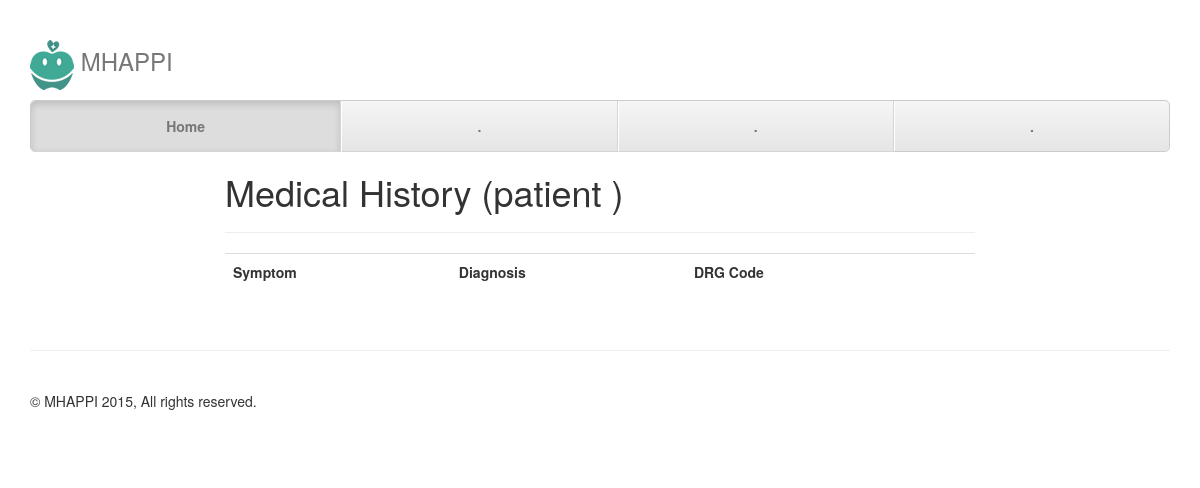
The app's page /list_medical_record/2/, older data.
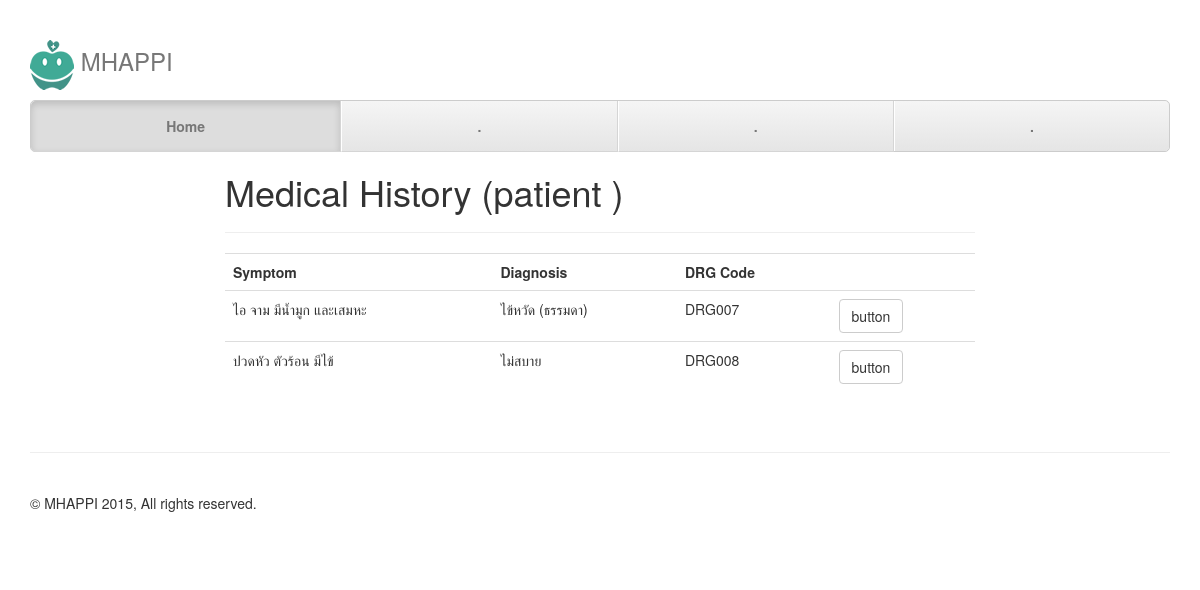
The same page, newer data.
### apps/medical/models.py (models this page shows, shortened)
class MedicalRecord(models.Model):
	patient = models.ForeignKey('authentication.Patient')
	officer = models.ForeignKey('authentication.Officer')
	symptom = models.TextField()
	diagnosis = models.TextField()
	drg_code = models.CharField(max_length = 20)

### apps/medical/views.py (the view)
# urls.py: url(r'^list_medical_record/([0-9]+)/$', medi_view.list_medical_record, name='list_medical_record'),
def list_medical_record(request, pid):
    patient_infos = PatientInfo.objects.filter(patient_id=pid)
    medical_infos = MedicalRecord.objects.filter(patient_id=pid)
    data = {
        'patient_infos' : patient_infos,
        'medical_infos' : medical_infos,
    }
    return render(request, 'list_medical_info.html', data)

### apps/medical/templates/list_medical_info.html
{% extends "base.html" %}
{% block main %}
    <div id="login" class="row">
        <div class="col-md-8 col-md-offset-2">
            <h1>Medical History (patient {{ patient_id }})</h1>
            <hr/>
            <table class="table">
            	<tr>
                    <th>Symptom</th>
            		<th>Diagnosis</th>
            		<th>DRG Code</th>
            		<th></th>
            	</tr>
            	{% for medical_info in medical_infos %}
            	<tr>
                    <td>{{ medical_info.symptom }}</td>
            		<td>{{ medical_info.diagnosis }}</td>
            		<td>{{ medical_info.drg_code }}</td>
            		<td>
            			<a class="btn btn-default" href="#">button</a>
            		</td>
            	</tr>
            	{% endfor %}
            </table>
        </div>
    </div>
{% endblock %}

Row changes from the older to the newer data that the page shows:
added MedicalRecord: symptom "ไอ จาม มีน้ำมูก และเสมหะ", diagnosis "ไข้หวัด (ธรรมดา)", drg_code "DRG007"
added MedicalRecord: symptom "ปวดหัว ตัวร้อน มีไข้", diagnosis "ไม่สบาย", drg_code "DRG008"
